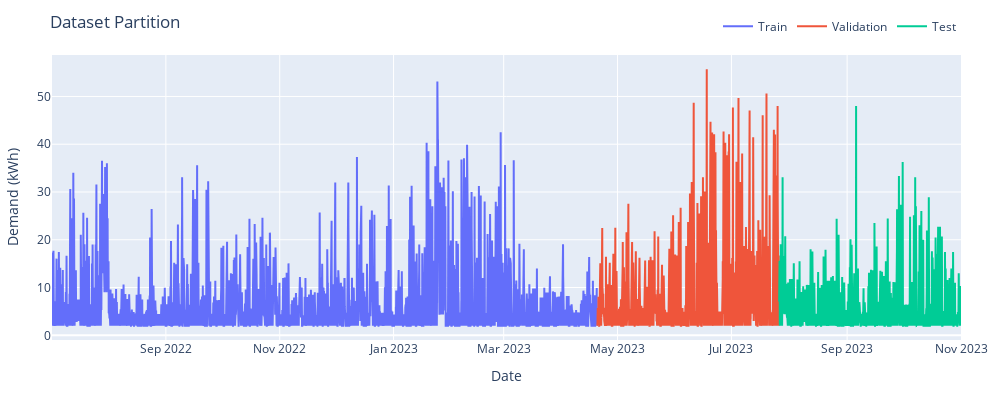

Notebook source saved alongside this figure:
### Code cell
plotDatasetSplit(X_train_dates, X_val_dates, X_test_dates, y_train, y_val, y_test)

### Figure 1 — Plotly figure (JSON) as saved in the notebook; plotly's stock layout.template omitted (floating-point values rounded to 4 significant figures; data arrays with more than 128 entries replaced by an {"elided": "..."} marker saying what was removed)
{"data": [{"mode": "lines", "name": "Train", "type": "scatter", "x": {"elided": "28052 str values"}, "y": {"elided": "28052 float values"}}, {"mode": "lines", "name": "Validation", "type": "scatter", "x": {"elided": "9351 str values"}, "y": {"elided": "9351 float values"}}, {"mode": "lines", "name": "Test", "type": "scatter", "x": {"elided": "9352 str values"}, "y": {"elided": "9352 float values"}}], "layout": {"height": 400, "legend": {"orientation": "h", "x": 1, "xanchor": "right", "y": 1.05, "yanchor": "bottom"}, "margin": {"b": 60, "l": 30, "r": 20, "t": 35}, "title": {"text": "Dataset Partition"}, "width": 1000, "xaxis": {"title": {"text": "Date"}}, "yaxis": {"title": {"text": "Demand (kWh)"}}}}
